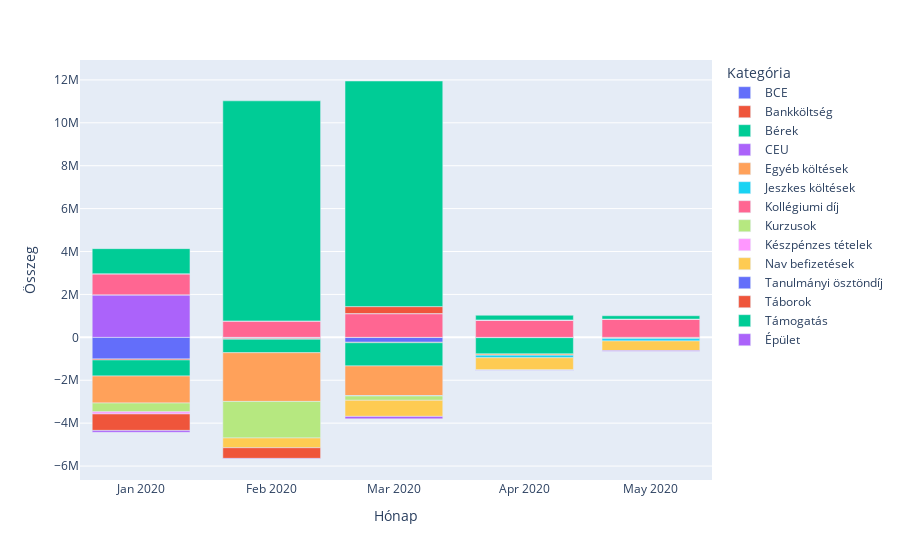

The notebook cell saved with this chart:
### Code cell
px_stacked_bar(egyenleg.set_index('Hónap'))

### Figure 1 — Plotly figure (JSON) as saved in the notebook; plotly's stock layout.template omitted (floating-point values rounded to 4 significant figures)
{"data": [{"alignmentgroup": "True", "hoverlabel": {"namelength": 0}, "hovertemplate": "Kategória=BCE<br>Hónap=%{x}<br>Összeg=%{y}", "legendgroup": "BCE", "marker": {"color": "#636efa"}, "name": "BCE", "offsetgroup": "BCE", "orientation": "v", "showlegend": true, "textposition": "auto", "type": "bar", "x": ["2020-01", "2020-02", "2020-03", "2020-04", "2020-05"], "xaxis": "x", "y": [-1009200, -50000, -229751, 0, 0], "yaxis": "y"}, {"alignmentgroup": "True", "hoverlabel": {"namelength": 0}, "hovertemplate": "Kategória=Bankköltség<br>Hónap=%{x}<br>Összeg=%{y}", "legendgroup": "Bankköltség", "marker": {"color": "#EF553B"}, "name": "Bankköltség", "offsetgroup": "Bankköltség", "orientation": "v", "showlegend": true, "textposition": "auto", "type": "bar", "x": ["2020-01", "2020-02", "2020-03", "2020-04", "2020-05"], "xaxis": "x", "y": [-45870.0, -40760.0, -21740.0, -16450.0, -3003.0], "yaxis": "y"}, {"alignmentgroup": "True", "hoverlabel": {"namelength": 0}, "hovertemplate": "Kategória=Bérek<br>Hónap=%{x}<br>Összeg=%{y}", "legendgroup": "Bérek", "marker": {"color": "#00cc96"}, "name": "Bérek", "offsetgroup": "Bérek", "orientation": "v", "showlegend": true, "textposition": "auto", "type": "bar", "x": ["2020-01", "2020-02", "2020-03", "2020-04", "2020-05"], "xaxis": "x", "y": [-748318, -626330, -1081306, -755318, 0], "yaxis": "y"}, {"alignmentgroup": "True", "hoverlabel": {"namelength": 0}, "hovertemplate": "Kategória=CEU<br>Hónap=%{x}<br>Összeg=%{y}", "legendgroup": "CEU", "marker": {"color": "#ab63fa"}, "name": "CEU", "offsetgroup": "CEU", "orientation": "v", "showlegend": true, "textposition": "auto", "type": "bar", "x": ["2020-01", "2020-02", "2020-03", "2020-04", "2020-05"], "xaxis": "x", "y": [1980500, 0, 0, 0, 0], "yaxis": "y"}, {"alignmentgroup": "True", "hoverlabel": {"namelength": 0}, "hovertemplate": "Kategória=Egyéb költések<br>Hónap=%{x}<br>Összeg=%{y}", "legendgroup": "Egyéb költések", "marker": {"color": "#FFA15A"}, "name": "Egyéb költések", "offsetgroup": "Egyéb költések", "orientation": "v", "showlegend": true, "textposition": "auto", "type": "bar", "x": ["2020-01", "2020-02", "2020-03", "2020-04", "2020-05"], "xaxis": "x", "y": [-1259000.0, -2271000.0, -1389296, -59830.0, -55830.0], "yaxis": "y"}, {"alignmentgroup": "True", "hoverlabel": {"namelength": 0}, "hovertemplate": "Kategória=Jeszkes költések <br>Hónap=%{x}<br>Összeg=%{y}", "legendgroup": "Jeszkes költések ", "marker": {"color": "#19d3f3"}, "name": "Jeszkes költések ", "offsetgroup": "Jeszkes költések ", "orientation": "v", "showlegend": true, "textposition": "auto", "type": "bar", "x": ["2020-01", "2020-02", "2020-03", "2020-04", "2020-05"], "xaxis": "x", "y": [0, 0, -13600, -123062, -110000], "yaxis": "y"}, {"alignmentgroup": "True", "hoverlabel": {"namelength": 0}, "hovertemplate": "Kategória=Kollégiumi díj<br>Hónap=%{x}<br>Összeg=%{y}", "legendgroup": "Kollégiumi díj", "marker": {"color": "#FF6692"}, "name": "Kollégiumi díj", "offsetgroup": "Kollégiumi díj", "orientation": "v", "showlegend": true, "textposition": "auto", "type": "bar", "x": ["2020-01", "2020-02", "2020-03", "2020-04", "2020-05"], "xaxis": "x", "y": [984400, 765100, 1107400, 805100, 843300], "yaxis": "y"}, {"alignmentgroup": "True", "hoverlabel": {"namelength": 0}, "hovertemplate": "Kategória=Kurzusok<br>Hónap=%{x}<br>Összeg=%{y}", "legendgroup": "Kurzusok", "marker": {"color": "#B6E880"}, "name": "Kurzusok", "offsetgroup": "Kurzusok", "orientation": "v", "showlegend": true, "textposition": "auto", "type": "bar", "x": ["2020-01", "2020-02", "2020-03", "2020-04", "2020-05"], "xaxis": "x", "y": [-410004, -1703447, -200000, 0, 0], "yaxis": "y"}, {"alignmentgroup": "True", "hoverlabel": {"namelength": 0}, "hovertemplate": "Kategória=Készpénzes tételek<br>Hónap=%{x}<br>Összeg=%{y}", "legendgroup": "Készpénzes tételek", "marker": {"color": "#FF97FF"}, "name": "Készpénzes tételek", "offsetgroup": "Készpénzes tételek", "orientation": "v", "showlegend": true, "textposition": "auto", "type": "bar", "x": ["2020-01", "2020-02", "2020-03", "2020-04", "2020-05"], "xaxis": "x", "y": [-100000, 0, 0, 0, 0], "yaxis": "y"}, {"alignmentgroup": "True", "hoverlabel": {"namelength": 0}, "hovertemplate": "Kategória=Nav befizetések<br>Hónap=%{x}<br>Összeg=%{y}", "legendgroup": "Nav befizetések", "marker": {"color": "#FECB52"}, "name": "Nav befizetések", "offsetgroup": "Nav befizetések", "orientation": "v", "showlegend": true, "textposition": "auto", "type": "bar", "x": ["2020-01", "2020-02", "2020-03", "2020-04", "2020-05"], "xaxis": "x", "y": [0, -455000, -749000, -565000, -447000], "yaxis": "y"}, {"alignmentgroup": "True", "hoverlabel": {"namelength": 0}, "hovertemplate": "Kategória=Tanulmányi ösztöndíj<br>Hónap=%{x}<br>Összeg=%{y}", "legendgroup": "Tanulmányi ösztöndíj", "marker": {"color": "#636efa"}, "name": "Tanulmányi ösztöndíj", "offsetgroup": "Tanulmányi ösztöndíj", "orientation": "v", "showlegend": true, "textposition": "auto", "type": "bar", "x": ["2020-01", "2020-02", "2020-03", "2020-04", "2020-05"], "xaxis": "x", "y": [0, 0, 0, -12500, 0], "yaxis": "y"}, {"alignmentgroup": "True", "hoverlabel": {"namelength": 0}, "hovertemplate": "Kategória=Táborok<br>Hónap=%{x}<br>Összeg=%{y}", "legendgroup": "Táborok", "marker": {"color": "#EF553B"}, "name": "Táborok", "offsetgroup": "Táborok", "orientation": "v", "showlegend": true, "textposition": "auto", "type": "bar", "x": ["2020-01", "2020-02", "2020-03", "2020-04", "2020-05"], "xaxis": "x", "y": [-766000, -497889, 324400, 7000, 7000], "yaxis": "y"}, {"alignmentgroup": "True", "hoverlabel": {"namelength": 0}, "hovertemplate": "Kategória=Támogatás<br>Hónap=%{x}<br>Összeg=%{y}", "legendgroup": "Támogatás", "marker": {"color": "#00cc96"}, "name": "Támogatás", "offsetgroup": "Támogatás", "orientation": "v", "showlegend": true, "textposition": "auto", "type": "bar", "x": ["2020-01", "2020-02", "2020-03", "2020-04", "2020-05"], "xaxis": "x", "y": [1170000.0, 10260000.0, 10520000.0, 217175, 155900.0], "yaxis": "y"}, {"alignmentgroup": "True", "hoverlabel": {"namelength": 0}, "hovertemplate": "Kategória=Épület<br>Hónap=%{x}<br>Összeg=%{y}", "legendgroup": "Épület", "marker": {"color": "#ab63fa"}, "name": "Épület", "offsetgroup": "Épület", "orientation": "v", "showlegend": true, "textposition": "auto", "type": "bar", "x": ["2020-01", "2020-02", "2020-03", "2020-04", "2020-05"], "xaxis": "x", "y": [-87990, -27509, -114987, -15356, -36435], "yaxis": "y"}], "layout": {"barmode": "relative", "legend": {"title": {"text": "Kategória"}, "tracegroupgap": 0}, "margin": {"t": 60}, "xaxis": {"anchor": "y", "domain": [0, 1], "title": {"text": "Hónap"}}, "yaxis": {"anchor": "x", "domain": [0, 1], "title": {"text": "Összeg"}}}}
